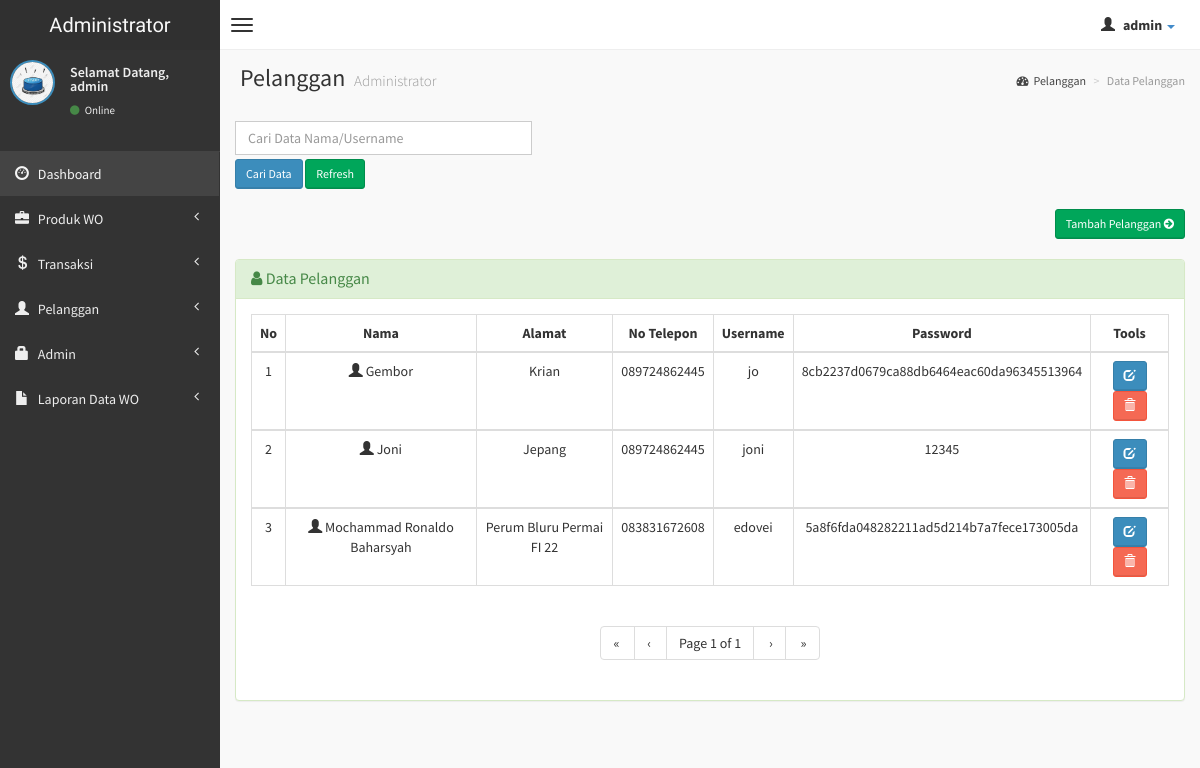
Page /admin/customer.php (signed in) on the committed database.
### tables this page shows
CREATE TABLE `customer` (
  `kd_cus` varchar(20) NOT NULL,
  `nama` varchar(30) NOT NULL,
  `alamat` varchar(50) NOT NULL,
  `no_telp` varchar(15) NOT NULL,
  `username` varchar(15) NOT NULL,
  `password` text NOT NULL,
  `gambar` varchar(100) NOT NULL
);

### admin/customer.php (the view, shortened to what this page needs)
<?php
if (empty($_SESSION['username'])){
	header('location:../index.php');
} else {
?>
<?php
include('pagination1.php');
?>
<!DOCTYPE html>
<html>
    <head>
        <link href="../dist/css/bootstrap.css" rel="stylesheet" type="text/css" />
        <link href="//cdnjs.cloudflare.com/ajax/libs/font-awesome/4.1.0/css/font-awesome.min.css" rel="stylesheet" type="text/css" />
        <link href="//code.ionicframework.com/ionicons/1.5.2/css/ionicons.min.css" rel="stylesheet" type="text/css" />
        <link href="../css/morris/morris.css" rel="stylesheet" type="text/css" />
        <link href="../css/jvectormap/jquery-jvectormap-1.2.2.css" rel="stylesheet" type="text/css" />
        <link href="../css/datepicker/datepicker3.css" rel="stylesheet" type="text/css" />
        <link href="../css/daterangepicker/daterangepicker-bs3.css" rel="stylesheet" type="text/css" />
        <link href="../css/bootstrap-wysihtml5/bootstrap3-wysihtml5.min.css" rel="stylesheet" type="text/css" />
        <link href="../css/AdminLTE.css" rel="stylesheet" type="text/css" />
        <link rel="stylesheet" href="datatables/dataTables.bootstrap.css"/>
    </head>
    <body class="skin-black">
        <header class="header">
            <a href="index.php" class="logo">
                Administrator
            </a>
            <nav class="navbar navbar-static-top" role="navigation">
                <a href="#" class="navbar-btn sidebar-toggle" data-toggle="offcanvas" role="button">
                    <span class="icon-bar"></span>
                    <span class="icon-bar"></span>
                    <span class="icon-bar"></span>
                </a>
                <div class="navbar-right">
                    <ul class="nav navbar-nav">
                        <li class="dropdown user user-menu">
                            <a href="#" class="dropdown-toggle" data-toggle="dropdown">
                                <i class="glyphicon glyphicon-user"></i>
                                <span><?php echo $_SESSION['fullname']; ?> <i class="caret"></i></span>
                            </a>
								<?php } ?>
                        </li>
                    </ul>
                </div>
            </nav>
        </header>
        <div class="wrapper row-offcanvas row-offcanvas-left">
            <aside class="left-side sidebar-offcanvas">
                <section class="sidebar">
                    <div class="user-panel">
                        <div class="pull-left image">
                            <img src="<?php echo $_SESSION['gambar']; ?>" class="img-circle" alt="User Image" style="border: 2px solid #3C8DBC;" />
                        </div>
                        <div class="pull-left info">
                            <p>Selamat Datang,<br /><?php echo $_SESSION['fullname']; ?></p>
                            <a href="#"><i class="fa fa-circle text-success"></i> Online</a>
                        </div>
                    </div>
                    <?php include "menu.php"; ?>
                </section>
            </aside>
            <aside class="right-side">
                <section class="content-header">
                    <h1>
                        Pelanggan
                        <small>Administrator</small>
                    </h1>
                    <ol class="breadcrumb">
                        <li><a href="#"><i class="fa fa-dashboard"></i>Pelanggan</a></li>
                        <li class="active">Data Pelanggan</li>
                    </ol>
                </section>
                <section class="content">
                    <div class="row">
              <div class="col-lg-4">
              <form action='customer.php' method="POST">
	       <input type='text' class="form-control" style="margin-bottom: 4px;" name='keyword' placeholder='Cari Data Nama/Username' required />
           <input type='submit' value='Cari Data' class="btn btn-sm btn-primary" /> <a href='customer.php' class="btn btn-sm btn-success" >Refresh</i></a>
          	</div>
              </div>
                    <br />
                    <div class="row">
                        <div class="col-lg-12">
					<div class="text-right">
						<a href="input-customer.php" class="btn btn-sm btn-success">Tambah Pelanggan <i class="fa fa-arrow-circle-right"></i></a>
					</div>
					<br />
                    <div class="panel panel-success">
                        <div class="panel-heading">
                        <h3 class="panel-title"><i class="fa fa-user"></i> Data Pelanggan </h3>
                        </div>
                        <div class="panel-body">
					<?php
					if(isset($_REQUEST['keyword']) && $_REQUEST['keyword']<>""){
					$keyword = $_REQUEST['keyword'];
					$reload  = "?pagination=true&keyword=$keyword";
					$sql     =  "SELECT * FROM customer WHERE nama LIKE '%$keyword%' or username like '%$keyword%'";
					$result  = mysqli_query($koneksi, $sql);
					}else{
					$reload = "?pagination=true";
					$sql =  "SELECT * FROM customer order by kd_cus DESC";
					$result = mysqli_query($koneksi, $sql);
					}
					$rpp = 10;
					$page = isset($_GET['page'])?(int)$_GET['page'] : 1;
					$tcount = mysqli_num_rows($result);
					$tpages = ($tcount) ? ceil($tcount/$rpp) : 1;
					$count = 0;
					$i = ($page-1)*$rpp;
					$no_urut = ($page-1)*$rpp;
					?>
                  <table id="example" class="table table-hover table-bordered">
                  <thead>
                      <tr>
                        <th><center>No </center></th>
                        <th><center>Nama </center></th>
                        <th><center>Alamat </center></th>
                        <th><center>No Telepon </center></th>
                        <th><center>Username </center></th>
                        <th><center>Password </center></th>
                        <th><center>Tools</center></th>
                      </tr>
                  </thead>
                     <?php
                     while(($count<$rpp) && ($i<$tcount)) {
                     mysqli_data_seek($result,$i);
                     $data = mysqli_fetch_array($result);
                     ?>
                    <tbody>
                    <tr>
                    <td><center><?php echo ++$no_urut; ?></center></td>
                    <td><center><span class="glyphicon glyphicon-user"></span> <?php echo $data['nama'];?></center></td>
                    <td><center><?php echo $data['alamat']; ?></center></td>
                    <td><center><?php echo $data['no_telp']; ?></center></td>
                    <td><center><?php echo $data['username']; ?></center></td>
                    <td><center><?php echo $data['password']; ?></center></td>
                    <td><center><div id="thanks"><a class="btn btn-sm btn-primary" data-placement="bottom" data-toggle="tooltip" title="Edit Customer" href="edit-customer.php?hal=edit&kd_cus=<?php echo $data['kd_cus'];?>"><span class="glyphicon glyphicon-edit"></span></a>
                    <a onclick="return confirm ('Yakin hapus <?php echo $data['nama'];?>.?');" class="btn btn-sm btn-danger tooltips" data-placement="bottom" data-toggle="tooltip" title="Hapus customer" href="customer.php?hal=hapus&kd=<?php echo $data['kd_cus'];?>"><span class="glyphicon glyphicon-trash"></a></center></td></tr></div>
					<?php
						$i++;
                        $count++;
                        }
                    ?>
				   <div class="text-center"><?php echo paginate_one($reload, $page, $tpages); ?></div>
              </div>
              </div>
    </body>
</html>

### rows in the picture
customer: nama "Gembor", alamat "Krian", no_telp "089724862445", username "jo", password "8cb2237d0679ca88db6464eac60da96345513964"
customer: nama "Joni", alamat "Jepang", no_telp "089724862445", username "joni", password "12345"
customer: nama "Mochammad Ronaldo Baharsyah", alamat "Perum Bluru Permai FI 22", no_telp "083831672608", username "edovei", password "5a8f6fda048282211ad5d214b7a7fece173005da"

### other values in the picture
$_SESSION['fullname'] "admin"
$firstlabel "«"
$prevlabel "‹"
$page "1"
$tpages "1"
$nextlabel "›"
$lastlabel "»"
